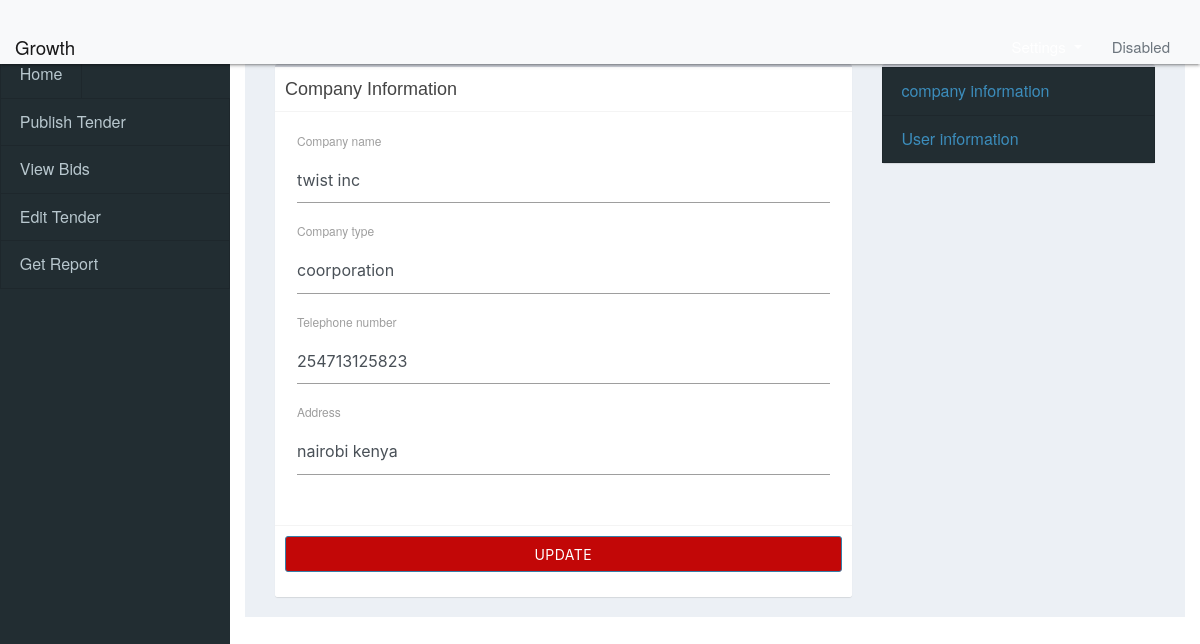
/account/company_information (signed in), run on the app's committed database.
### tenderingSystem/model.py (models this page shows, shortened)
class Company(db.Model):
    id = db.Column(db.INTEGER, primary_key=True, autoincrement=True)
    company_name = db.Column(db.String(100), nullable=False, unique=True)
    phone_number = db.Column(db.String(15), nullable=False)
    address = db.Column(db.String(100), nullable=False)
    company_type = db.Column(db.String(50), nullable=True)
    user = db.Column(db.INTEGER, db.ForeignKey("users.id"), nullable=False, unique=True)
    tender_publisher = db.relationship("Tenders", backref="publisher", lazy=True)
    bid_publisher = db.relationship("Bid", backref="bid_publisher", lazy=True)

### tenderingSystem/routes.py (the view, shortened to what this page needs)
@app.route('/account/company_information', methods=["GET", "POST"])
@login_required
def company_information():
    form = CompanyForm()
    update_form = UpdateCompanyForm()
    company = get_company_information()
    if request.method == "GET":
        if company:
            update_form.company_name.data = company.company_name
            update_form.company_type.data = company.company_type
            update_form.phone_number.data = company.phone_number
            update_form.address.data = company.address
            return render_template('company_info.html', company=company, update_form=update_form)
        else:
            return render_template('company_info.html', form=form)
    return render_template('buyer/company_info.html', form=form, company_name=company.company_name)

### tenderingSystem/forms.py
class CompanyForm(FlaskForm):
    company_name = StringField("Company name", validators=[DataRequired()])
    phone_number = IntegerField("Telephone number", validators=[DataRequired()])
    address = StringField("Address", validators=[DataRequired()])
    company_type = StringField("Company type", validators=[DataRequired()])
    submit = SubmitField("register")

class UpdateCompanyForm(FlaskForm):
    company_name = StringField("Company name", validators=[DataRequired()])
    phone_number = IntegerField("Telephone number", validators=[DataRequired()])
    address = StringField("Address", validators=[DataRequired()])
    company_type = StringField("Company type", validators=[DataRequired()])
    submit = SubmitField("Update")

### tenderingSystem/helper_functions.py (called while the page is built)
def get_company_information():
    company = Company.query.filter_by(user=current_user.id).first()
    return company

### tenderingSystem/model.py (called while the page is built)
@login_manager.user_loader
def load_user(user_id):
    return Users.query.get(int(user_id))

### tenderingSystem/templates/company_info.html (shortened to what this page needs)
{% extends("buyer/home.html") %}
{% block head %}
    {{ super() }}
{% endblock %}
{% block sidebar %}
    {% if current_user.user_type == "buyer" %}
        {{ super() }}
    {% endif %}
{% endblock %}
{% block body %}
    <div class="container-fluid">
        <div class="row">
            <div class="col-8">
                 <div class="box">
                    <div class="box-header with-border">
                        <h3 class="box-title">Company Information</h3>
                    </div>
                        {% if not company %}
                            <form action="{{ url_for('company_information') }}" method="post">
                                {{ form.hidden_tag() }}
                                <div class="box-body">
                                    <fieldset class="form-group">
                                    <div class="form-group">
                                        {{ form.company_name.label(class="form-control-label") }}
                                        {% if form.company_name.errors %}
                                            {{ form.company_name(class="form-control form-control-lg is_invalid") }}
                                            {% for error in form.company_name.errors %}
                                                <div class="text-danger">
                                                    <span>{{ error }}</span>
                                                </div>
                                            {% endfor %}
                                        {% else %}
                                            {{ form.company_name(class="form-control form-control-lg") }}
                                        {% endif %}
                                    </div>
                                    <div class="form-group">
                                        {{ form.company_type.label(class="form-control-label") }}
                                        {% if form.company_type.errors %}
                                            {{ form.company_type(class="form-control form-control-lg is_invalid") }}
                                            {% for error in form.company_type.errors %}
                                                <div class="text-danger">
                                                    <span>{{ error }}</span>
                                                </div>
                                            {% endfor %}
                                        {% else %}
                                            {{ form.company_type(class="form-control form-control-lg") }}
                                        {% endif %}
                                    </div>
                                    <div class="form-group">
                                        {{ form.phone_number.label(class="form-control-label") }}
                                        {% if form.phone_number.errors %}
                                            {{ form.phone_number(class="form-control form-control-lg is_invalid") }}
                                            {% for error in form.phone_number.errors %}
                                                <div class="text-danger">
                                                    <span>{{ error }}</span>
                                                </div>
                                            {% endfor %}
                                        {% else %}
                                            {{ form.phone_number(class="form-control form-control-lg") }}
                                        {% endif %}
                                    </div>
                                    <div class="form-group">
                                        {{ form.address.label(class="form-control-label") }}
                                        {% if form.address.errors %}
                                            {{ form.address(class="form-control form-control-lg is_invalid") }}
                                            {% for error in form.address.errors %}
                                                <div class="text-danger">
                                                    <span>{{ error }}</span>
                                                </div>
                                            {% endfor %}
                                        {% else %}
                                            {{ form.address(class="form-control form-control-lg") }}
                                        {% endif %}
                                    </div>
                                    </fieldset>
                                </div>
                                <div class="box-footer">
                                    <div class="form-group">
                                        {{ form.submit(class="btn btn-primary btn-m btn-block", style="background-color: #C20707")}}
                                    </div>
                                </div>
                            </form>
                        {% else %}
                            <form action="{{ url_for('update_company_information') }}" method="post">
                                <div class="box-body">
                                    <fieldset class="form-group">
                                    <div class="form-group">
                                        {{ update_form.company_name.label(class="form-control-label") }}
                                        {% if update_form.company_name.errors %}
                                            {{ update_form.company_name(class="form-control form-control-lg is_invalid") }}
                                            {% for error in update_form.company_name.errors %}
                                                <div class="text-danger">
                                                    <span>{{ error }}</span>
                                                </div>
                                            {% endfor %}
                                        {% else %}
                                            {{ update_form.company_name(class="form-control form-control-lg") }}
                                        {% endif %}
                                    </div>
                                    <div class="form-group">
                                        {{ update_form.company_type.label(class="form-control-label") }}
                                        {% if update_form.company_type.errors %}
                                            {{ update_form.company_type(class="form-control form-control-lg is_invalid") }}
                                            {% for error in update_form.company_type.errors %}
                                                <div class="text-danger">
                                                    <span>{{ error }}</span>
                                                </div>
                                            {% endfor %}
                                        {% else %}
                                            {{ update_form.company_type(class="form-control form-control-lg") }}
                                        {% endif %}
                                    </div>
                                    <div class="form-group">
                                        {{ update_form.phone_number.label(class="form-control-label") }}
                                        {% if update_form.phone_number.errors %}
                                            {{ update_form.phone_number(class="form-control form-control-lg is_invalid") }}
                                            {% for error in update_form.phone_number.errors %}
                                                <div class="text-danger">
                                                    <span>{{ error }}</span>
                                                </div>
                                            {% endfor %}
                                        {% else %}
                                            {{ update_form.phone_number(class="form-control form-control-lg") }}
                                        {% endif %}
                                    </div>
                                    <div class="form-group">
                                        {{ update_form.address.label(class="form-control-label") }}
                                        {% if update_form.address.errors %}
                                            {{ update_form.address(class="form-control form-control-lg is_invalid") }}
                                            {% for error in update_form.address.errors %}
                                                <div class="text-danger">
                                                    <span>{{ error }}</span>
                                                </div>
                                            {% endfor %}
                                        {% else %}
                                            {{ update_form.address(class="form-control form-control-lg") }}
                                        {% endif %}
                                    </div>
                                    </fieldset>
                                </div>
                                <div class="box-footer">
                                    <div class="form-group">
                                        {{ update_form.submit(class="btn btn-primary btn-m btn-block", style="background-color: #C20707")}}
                                    </div>
                                </div>
                            </form>
                        {% endif %}
                    </div>
                </div>
                <div class="col-4">
                    <div class="box">
                        <div>
                            <ul>
                                <li class="sidebar-links"><a  href="{{ url_for('company_information') }}">company information</a></li>
                                <li class="sidebar-links"><a  href="{{ url_for('user_information') }}">User information</a></li>
                            </ul>
                        </div>
                    </div>
                </div>
            </div>
        </div>
{% endblock %}

### tenderingSystem/static/css/buyer.css (style rules this page uses)
* { margin:0; padding: 0; font-size: 16px; list-style: none; text-decoration: none; }
.sidebar-links a { position: relative; display: block; text-decoration: none; padding: .75rem 1.25rem; margin-bottom: -1px; background-color: #222d32; border: 1px solid rgba(0, 0, 0, 0.125); border-top-color: rgba(0, 0, 0, .125); transition: all 0.3s ease-in-out 0s; }

### data on the page
Company: company_name "twist inc", company_type "coorporation", phone_number "254713125823", address "nairobi kenya"

### other printed values
{{ update_form.company_name.label(class="form-control-label") }} "Company name"
{{ update_form.company_type.label(class="form-control-label") }} "Company type"
{{ update_form.phone_number.label(class="form-control-label") }} "Telephone number"
{{ update_form.address.label(class="form-control-label") }} "Address"
